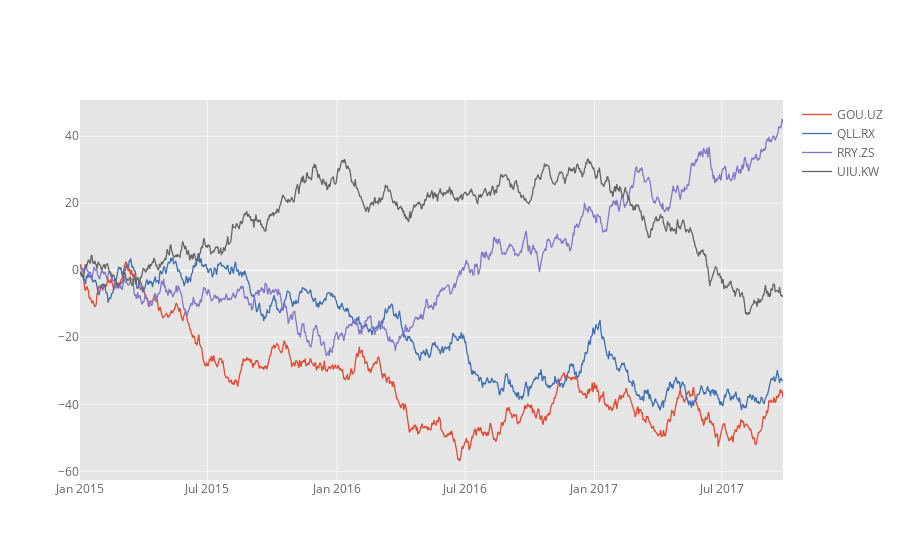

Notebook code for this chart:
### Code cell
# Generating 4 timeseries 
df=cf.datagen.lines(4,1000)
df.iplot()

### Figure 1 — Plotly figure (JSON) as saved in the notebook; plotly's stock layout.template omitted (floating-point values rounded to 4 significant figures; data arrays with more than 128 entries replaced by an {"elided": "..."} marker saying what was removed)
{"data": [{"line": {"color": "rgba(226, 74, 51, 1.0)", "dash": "solid", "shape": "linear", "width": 1.3}, "mode": "lines", "name": "GOU.UZ", "text": "", "type": "scatter", "x": {"elided": "1000 str values"}, "y": {"elided": "1000 float values"}}, {"line": {"color": "rgba(62, 111, 176, 1.0)", "dash": "solid", "shape": "linear", "width": 1.3}, "mode": "lines", "name": "QLL.RX", "text": "", "type": "scatter", "x": {"elided": "1000 str values"}, "y": {"elided": "1000 float values"}}, {"line": {"color": "rgba(132, 118, 202, 1.0)", "dash": "solid", "shape": "linear", "width": 1.3}, "mode": "lines", "name": "RRY.ZS", "text": "", "type": "scatter", "x": {"elided": "1000 str values"}, "y": {"elided": "1000 float values"}}, {"line": {"color": "rgba(101, 101, 101, 1.0)", "dash": "solid", "shape": "linear", "width": 1.3}, "mode": "lines", "name": "UIU.KW", "text": "", "type": "scatter", "x": {"elided": "1000 str values"}, "y": {"elided": "1000 float values"}}], "layout": {"legend": {"bgcolor": "#FFFFFF", "font": {"color": "#666666"}}, "paper_bgcolor": "#FFFFFF", "plot_bgcolor": "#E5E5E5", "title": {"font": {"color": "#151516"}}, "xaxis": {"gridcolor": "#F6F6F6", "showgrid": true, "tickfont": {"color": "#666666"}, "title": {"font": {"color": "#666666"}, "text": ""}, "zerolinecolor": "#F6F6F6"}, "yaxis": {"gridcolor": "#F6F6F6", "showgrid": true, "tickfont": {"color": "#666666"}, "title": {"font": {"color": "#666666"}, "text": ""}, "zerolinecolor": "#F6F6F6"}}}
